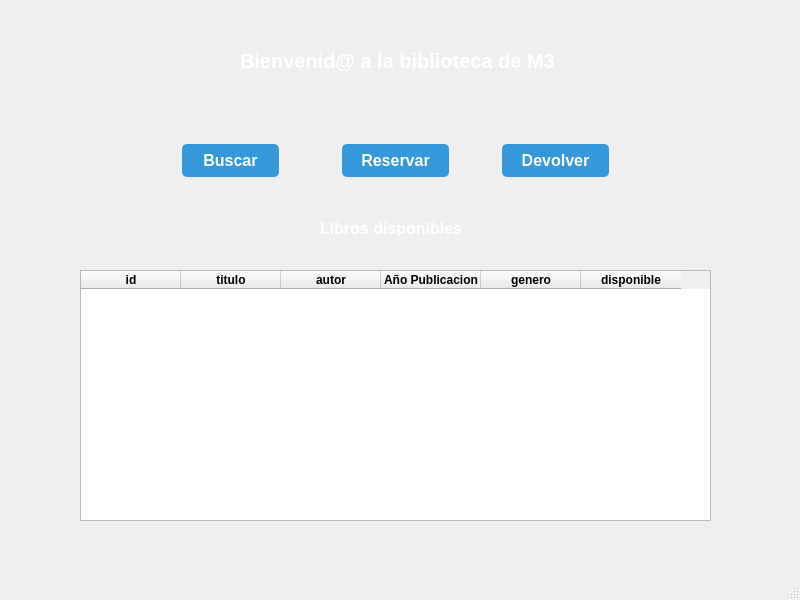
<?xml version="1.0" encoding="UTF-8"?>
<ui version="4.0">
 <class>MainWindow</class>
 <widget class="QMainWindow" name="MainWindow">
  <property name="geometry">
   <rect>
    <x>0</x>
    <y>0</y>
    <width>800</width>
    <height>600</height>
   </rect>
  </property>
  <property name="windowTitle">
   <string>MainWindow</string>
  </property>
  <property name="styleSheet">
   <string notr="true">

/* Estilos para la etiqueta de bienvenida */
QLabel#label {
    font-size: 20px; /* Tamaño de fuente */
    color: white; /* Color de texto */
}

/* Estilos para los botones */
QPushButton#buscarButton,
QPushButton#DevolverButton,
QPushButton#ReservarButton {
    background-color: #3498DB; /* Color de fondo */
    color: white; /* Color de texto */
    border-radius: 5px; 
    padding: 8px 16px; /* Espaciado interno */
    text-align: center; /* Alineación de texto */
    text-decoration: none; /* Sin decoración de texto */
    display: inline-block; /* Mostrar como bloque */
    font-size: 16px; /* Tamaño de fuente */
    margin: 4px 2px; /* Margen */
    cursor: pointer; /* Cursor apuntador */
}

QPushButton#buscarButton:hover,
QPushButton#DevolverButton:hover,
QPushButton#ReservarButton:hover {
    background-color: #45a049; /* Cambiar color al pasar el ratón */
}

/* Estilos para la tabla */
QTableWidget#tableWidget {
    background-color: #fff; /* Color de fondo */
    border: 2px solid #ddd; /* Borde */
	border-radius: 5px; 
}

QTableWidget#tableWidget::item {
    padding: 5px; /* Espaciado interno */
}

QTableWidget#tableWidget::item:selected {
    background-color: #e0e0e0; /* Color de fondo de la selección */
}

/* Estilos para la etiqueta de libros disponibles */
QLabel#label_2 {
    font-size: 16px; /* Tamaño de fuente */
    color: white; /* Color de texto */
}
</string>
  </property>
  <widget class="QWidget" name="centralwidget">
   <widget class="QLabel" name="label">
    <property name="geometry">
     <rect>
      <x>240</x>
      <y>50</y>
      <width>341</width>
      <height>21</height>
     </rect>
    </property>
    <property name="font">
     <font>
      <pointsize>-1</pointsize>
      <bold>true</bold>
     </font>
    </property>
    <property name="text">
     <string>Bienvenid@ a la biblioteca de M3</string>
    </property>
   </widget>
   <widget class="QPushButton" name="buscarButton">
    <property name="geometry">
     <rect>
      <x>180</x>
      <y>140</y>
      <width>101</width>
      <height>41</height>
     </rect>
    </property>
    <property name="font">
     <font>
      <pointsize>-1</pointsize>
      <bold>true</bold>
      <underline>false</underline>
      <strikeout>false</strikeout>
     </font>
    </property>
    <property name="text">
     <string>Buscar</string>
    </property>
   </widget>
   <widget class="QTableWidget" name="tablaLibros">
    <property name="geometry">
     <rect>
      <x>80</x>
      <y>270</y>
      <width>631</width>
      <height>251</height>
     </rect>
    </property>
    <property name="minimumSize">
     <size>
      <width>631</width>
      <height>0</height>
     </size>
    </property>
    <property name="sortingEnabled">
     <bool>false</bool>
    </property>
    <column>
     <property name="text">
      <string>id</string>
     </property>
     <property name="font">
      <font>
       <bold>true</bold>
      </font>
     </property>
    </column>
    <column>
     <property name="text">
      <string>titulo</string>
     </property>
     <property name="font">
      <font>
       <bold>true</bold>
      </font>
     </property>
    </column>
    <column>
     <property name="text">
      <string>autor</string>
     </property>
     <property name="font">
      <font>
       <bold>true</bold>
      </font>
     </property>
    </column>
    <column>
     <property name="text">
      <string>Año Publicacion</string>
     </property>
     <property name="font">
      <font>
       <bold>true</bold>
      </font>
     </property>
    </column>
    <column>
     <property name="text">
      <string>genero</string>
     </property>
     <property name="font">
      <font>
       <bold>true</bold>
      </font>
     </property>
    </column>
    <column>
     <property name="text">
      <string>disponible</string>
     </property>
     <property name="font">
      <font>
       <bold>true</bold>
      </font>
     </property>
    </column>
   </widget>
   <widget class="QPushButton" name="DevolverButton">
    <property name="geometry">
     <rect>
      <x>500</x>
      <y>140</y>
      <width>111</width>
      <height>41</height>
     </rect>
    </property>
    <property name="font">
     <font>
      <pointsize>-1</pointsize>
      <bold>true</bold>
      <underline>false</underline>
      <strikeout>false</strikeout>
     </font>
    </property>
    <property name="text">
     <string>Devolver</string>
    </property>
   </widget>
   <widget class="QPushButton" name="ReservarButton">
    <property name="geometry">
     <rect>
      <x>340</x>
      <y>140</y>
      <width>111</width>
      <height>41</height>
     </rect>
    </property>
    <property name="font">
     <font>
      <pointsize>-1</pointsize>
      <bold>true</bold>
      <underline>false</underline>
      <strikeout>false</strikeout>
     </font>
    </property>
    <property name="text">
     <string>Reservar</string>
    </property>
   </widget>
   <widget class="QLabel" name="label_2">
    <property name="geometry">
     <rect>
      <x>320</x>
      <y>220</y>
      <width>141</width>
      <height>16</height>
     </rect>
    </property>
    <property name="font">
     <font>
      <pointsize>-1</pointsize>
      <bold>true</bold>
     </font>
    </property>
    <property name="text">
     <string>Libros disponibles </string>
    </property>
   </widget>
  </widget>
  <widget class="QMenuBar" name="menubar">
   <property name="geometry">
    <rect>
     <x>0</x>
     <y>0</y>
     <width>800</width>
     <height>33</height>
    </rect>
   </property>
  </widget>
  <widget class="QStatusBar" name="statusbar"/>
 </widget>
 <resources/>
 <connections/>
</ui>
